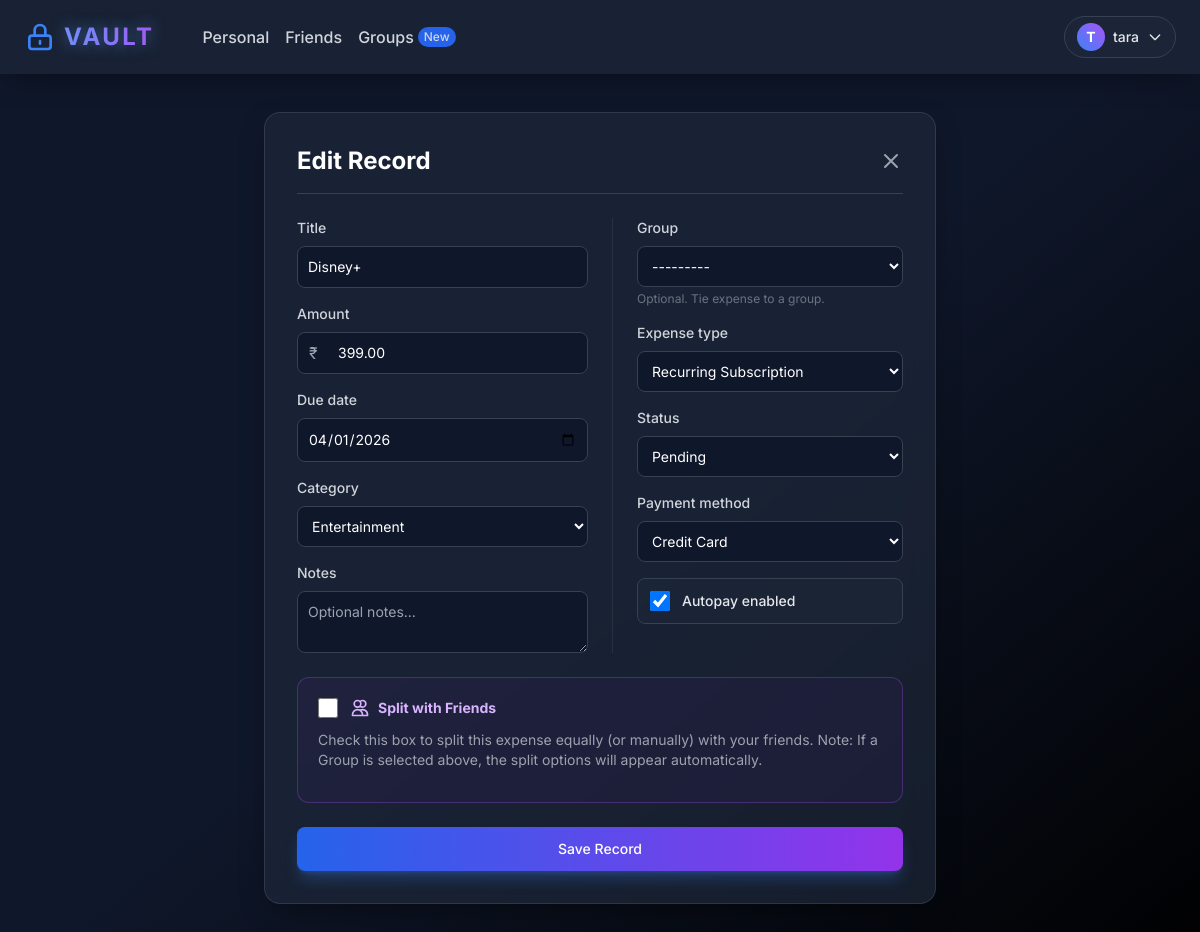
Screenshot of /edit/20/ (signed in) with the database file from the repository.
### Vault/models.py (models this page shows, shortened)
class Expense(models.Model):
    EXPENSE_TYPES = (
        ('One-Time', 'One-Time Payment'),
        ('Subscription', 'Recurring Subscription'),
        ('Bill', 'Monthly Bill'),
    )
    STATUS_CHOICES = (
        ('Paid', 'Paid'),
        ('Pending', 'Pending'),
    )
    CATEGORY_CHOICES = (
        ('Housing', 'Housing'),
        ('Utilities', 'Utilities'),
        ('Grocery', 'Grocery'),
        ('Food', 'Food'),
        ('Transportation', 'Transportation'),
        ('Healthcare', 'Healthcare'),
        ('Entertainment', 'Entertainment'),
        ('Credit Card', 'Credit Card'),
        ('Other', 'Other'),
    )
    PAYMENT_METHODS = (
        ('Credit Card', 'Credit Card'),
        ('Debit Card', 'Debit Card'),
        ('Cash', 'Cash'),
        ('None', 'Not Applicable / Pending'),
    )
    user = models.ForeignKey(User, on_delete=models.CASCADE)
    title = models.CharField(max_length=150, help_text="Recipient or Service Name")
    amount = models.DecimalField(max_digits=10, decimal_places=2)
    due_date = models.DateField()
    category = models.CharField(max_length=50, choices=CATEGORY_CHOICES, default='Other')
    expense_type = models.CharField(max_length=20, choices=EXPENSE_TYPES, default='One-Time')
    status = models.CharField(max_length=20, choices=STATUS_CHOICES, default='Pending')
    payment_method = models.CharField(max_length=20, choices=PAYMENT_METHODS, default='None')
    is_autopay = models.BooleanField(default=False)
    is_cc_bill = models.BooleanField(default=False)
    is_shared = models.BooleanField(default=False)
    paid_by = models.ForeignKey(User, related_name='expenses_paid', null=True, blank=True, on_delete=models.SET_NULL)
    group = models.ForeignKey('ExpenseGroup', related_name='expenses', null=True, blank=True, on_delete=models.SET_NULL)
    notes = models.TextField(blank=True, null=True, help_text="Any additional comments or notes")
    SPLIT_TYPES = (
        ('Equal', 'Equal Split'),
        ('Percentage', 'Percentage (%)'),
        ('Exact', 'Exact Amounts'),
    )
    split_type = models.CharField(max_length=20, choices=SPLIT_TYPES, default='Equal')
    year = models.IntegerField(default=2026)
    month = models.IntegerField(default=1)
    week = models.IntegerField(default=1)

### Vault/views.py (the view, shortened to what this page needs)
# urls.py: path('edit/<int:pk>/', views.edit_expense, name='edit_expense'),
@login_required
def edit_expense(request, pk):
    expense = get_object_or_404(Expense, pk=pk, user=request.user)
    friends_initiated = Friendship.objects.filter(user=request.user, status='Accepted').values_list('friend_id', flat=True)
    friends_received = Friendship.objects.filter(friend=request.user, status='Accepted').values_list('user_id', flat=True)
    friend_ids = list(friends_initiated) + list(friends_received)
    if request.method == 'POST':
        form = ExpenseForm(request.POST, instance=expense, user=request.user)
        if form.is_valid():
            saved_expense = form.save()
            update_cc_bill(request.user, saved_expense.due_date)
            logger.info(f"Updated Expense: {saved_expense.id} by User: {request.user.username}")
            if saved_expense.group:
                SplitTransaction.objects.filter(expense=saved_expense).delete()
                saved_expense.is_shared = True
                saved_expense.save()
                process_splits(saved_expense, request)
            elif saved_expense.is_shared:
                SplitTransaction.objects.filter(expense=saved_expense).delete()
                split_users = form.cleaned_data.get('split_with')
                if split_users:
                    process_splits(saved_expense, request, split_users)
            if saved_expense.group:
                return redirect('group_detail', pk=saved_expense.group.pk)
            return redirect(f'/?year={saved_expense.due_date.year}&month={saved_expense.due_date.month}')
    else: form = ExpenseForm(instance=expense, user=request.user)
    if expense.is_shared and not expense.group:
        split_users = list(set(split.debtor for split in expense.splits.all()))
        form.fields['split_with'].initial = split_users
    import json
    groups_data = {}
    for g in request.user.expense_groups.all():
        groups_data[g.id] = [{'id': m.id, 'username': m.username} for m in g.members.all()]
    friends_queryset = User.objects.filter(id__in=friend_ids)
    friends_data = [{'id': f.id, 'username': f.username} for f in friends_queryset]
    existing_splits = {}
    return render(request, 'Vault/expense_form.html', {
        'form': form,
        'action': 'Edit',
        'groups_data': json.dumps(groups_data),
        'friends_data': json.dumps(friends_data),
        'existing_splits': json.dumps(existing_splits),
        'current_user': json.dumps({'id': request.user.id, 'username': request.user.username})
    })

### Vault/models.py (called while the page is built)
    def __str__(self):
        return self.name

### Vault/templates/Vault/expense_form.html (shortened to what this page needs)
{% extends 'Vault/base.html' %}
{% block content %}
<div class="flex justify-center mb-12">
    <div class="glass-panel p-8 w-full max-w-2xl relative">
        <div class="flex justify-between items-center mb-6 border-b border-gray-700 pb-4">
            <h2 class="text-2xl font-bold text-white">{{ action }} Record</h2>
            <a href="{% url 'dashboard' %}" class="text-gray-400 hover:text-white transition">
                <svg class="w-6 h-6" fill="none" stroke="currentColor" viewBox="0 0 24 24"><path stroke-linecap="round" stroke-linejoin="round" stroke-width="2" d="M6 18L18 6M6 6l12 12"></path></svg>
            </a>
        </div>
        <form method="post" class="space-y-6">
            <div class="grid grid-cols-1 md:grid-cols-2 gap-6">
                <div class="space-y-4">
                    <div>
                        <label class="block mb-2 text-sm font-medium text-gray-300">{{ form.title.label }}</label>
                        {{ form.title }}
                    </div>
                    <div>
                        <label class="block mb-2 text-sm font-medium text-gray-300">{{ form.amount.label }}</label>
                        <div class="relative">
                            <span class="absolute inset-y-0 left-0 flex items-center pl-3 text-gray-400">₹</span>
                            <div class="currency-input">{{ form.amount }}</div>
                        </div>
                    </div>
                    <div>
                        <label class="block mb-2 text-sm font-medium text-gray-300">{{ form.due_date.label }}</label>
                        {{ form.due_date }}
                    </div>
                    <div>
                        <label class="block mb-2 text-sm font-medium text-gray-300">{{ form.category.label }}</label>
                        {{ form.category }}
                    </div>
                    <div>
                        <label class="block mb-2 text-sm font-medium text-gray-300">{{ form.notes.label }}</label>
                        {{ form.notes }}
                    </div>
                </div>
                <div class="space-y-4 border-l border-gray-700/50 pl-0 md:pl-6">
                    <div>
                        <label class="block mb-2 text-sm font-medium text-gray-300">{{ form.group.label }}</label>
                        {{ form.group }}
                        <p class="text-xs text-gray-500 mt-1">Optional. Tie expense to a group.</p>
                    </div>
                    <div>
                        <label class="block mb-2 text-sm font-medium text-gray-300">{{ form.expense_type.label }}</label>
                        {{ form.expense_type }}
                    </div>
                    <div>
                        <label class="block mb-2 text-sm font-medium text-gray-300">{{ form.status.label }}</label>
                        {{ form.status }}
                    </div>
                    <div>
                        <label class="block mb-2 text-sm font-medium text-gray-300">{{ form.payment_method.label }}</label>
                        {{ form.payment_method }}
                    </div>
                    <div class="flex items-center gap-3 bg-vault-800/50 p-3 rounded-lg border border-gray-700 mt-4">
                        {{ form.is_autopay }}
                        <label class="text-sm font-medium text-gray-200 cursor-pointer" for="{{ form.is_autopay.id_for_label }}">Autopay enabled</label>
                    </div>
                </div>
            </div>
            <div class="mt-6 border border-purple-500/30 bg-purple-900/10 p-5 rounded-xl" x-data="{
                shared: document.getElementById('{{ form.is_shared.id_for_label }}').checked,
                hasGroup: document.getElementById('{{ form.group.id_for_label }}').value !== ''
            }">
                <div class="flex items-center gap-3 mb-3">
                    {{ form.is_shared }}
                    <label class="text-sm font-bold text-purple-300 cursor-pointer flex items-center gap-2" for="{{ form.is_shared.id_for_label }}">
                        <svg class="w-5 h-5" fill="none" stroke="currentColor" viewBox="0 0 24 24"><path stroke-linecap="round" stroke-linejoin="round" stroke-width="2" d="M12 4.354a4 4 0 110 5.292M15 21H3v-1a6 6 0 0112 0v1zm0 0h6v-1a6 6 0 00-9-5.197M13 7a4 4 0 11-8 0 4 4 0 018 0z"></path></svg>
                        Split with Friends
                    </label>
                </div>
                <div class="text-sm text-gray-400 mb-3" x-show="!shared && !hasGroup">
                    Check this box to split this expense equally (or manually) with your friends. Note: If a Group is selected above, the split options will appear automatically.
                </div>
            </div>
            <button type="submit" class="w-full text-white bg-gradient-to-r from-blue-600 to-purple-600 hover:from-blue-500 hover:to-purple-500 font-medium rounded-lg text-sm px-5 py-3 text-center shadow-lg shadow-blue-500/30 transition shadow mt-6">Save Record</button>
        </form>
    </div>
</div>
{% endblock %}

### Vault/templates/Vault/base.html (shortened to what this page needs)
<!DOCTYPE html>
<html lang="en" class="dark">
<head>
    <script src="https://cdn.tailwindcss.com"></script>
</head>
<body class="antialiased min-h-screen flex flex-col pt-20 bg-gradient-to-br from-vault-900 via-vault-900 to-black">
    <nav class="fixed top-0 w-full z-50 glass-panel border-b-0 rounded-none border-x-0 border-t-0 px-6 py-4 flex justify-between items-center" x-data="{ userMenu: false }">
        <div class="flex items-center gap-6">
            <a href="{% url 'dashboard' %}" class="text-2xl font-bold tracking-widest text-transparent bg-clip-text bg-gradient-to-r from-blue-400 to-purple-500 glow-text flex items-center gap-2">
                <svg class="w-8 h-8 text-blue-500" fill="none" stroke="currentColor" viewBox="0 0 24 24"><path stroke-linecap="round" stroke-linejoin="round" stroke-width="2" d="M12 15v2m-6 4h12a2 2 0 002-2v-6a2 2 0 00-2-2H6a2 2 0 00-2 2v6a2 2 0 002 2zm10-10V7a4 4 0 00-8 0v4h8z"></path></svg>
            </a>
            {% if user.is_authenticated %}
                <div class="hidden md:flex gap-4 ml-6">
                    <a href="{% url 'dashboard' %}" class="text-gray-300 hover:text-white transition font-medium">Personal</a>
                    <a href="{% url 'friends_dashboard' %}" class="text-gray-300 hover:text-white transition font-medium">Friends</a>
                    <a href="{% url 'groups_dashboard' %}" class="text-gray-300 hover:text-white transition font-medium flex items-center gap-1">Groups <span class="bg-blue-600 text-xs px-1.5 py-0.5 rounded-full">New</span></a>
                </div>
            {% endif %}
        </div>
        <div class="flex items-center gap-4">
            {% if user.is_authenticated %}
                <div class="relative">
                    <button @click="userMenu = !userMenu" @click.away="userMenu = false" class="flex items-center gap-2 text-sm font-medium text-gray-200 hover:text-white transition bg-vault-800/50 px-3 py-1.5 rounded-full border border-gray-700 hover:border-gray-500">
                        <div class="w-7 h-7 rounded-full bg-gradient-to-tr from-blue-500 to-purple-500 flex items-center justify-center text-white font-bold">{{ user.username.0|upper }}</div>
                        <span class="hidden sm:block">{{ user.username }}</span>
                        <svg class="w-4 h-4" fill="none" stroke="currentColor" viewBox="0 0 24 24"><path stroke-linecap="round" stroke-linejoin="round" stroke-width="2" d="M19 9l-7 7-7-7"></path></svg>
                    </button>
                </div>
            {% else %}
                <a href="{% url 'login' %}" class="text-sm font-medium text-gray-300 hover:text-white transition">Sign In</a>
                <a href="{% url 'register' %}" class="text-sm font-medium bg-blue-600 hover:bg-blue-500 text-white px-4 py-2 rounded-full transition shadow-lg shadow-blue-500/30">Get Started</a>
            {% endif %}
        </div>
    </nav>
    <main class="flex-grow container mx-auto px-4 py-8 relative z-10 w-full max-w-7xl">
        {% block content %}{% endblock %}
    </main>
</body>
</html>

### Vault/templates/Vault/base.html (style rules this page uses)
body { font-family: 'Inter', sans-serif; background-color: #0f172a; color: #f8fafc; }
.glass-panel { background: rgba(30, 41, 59, 0.7); backdrop-filter: blur(16px); -webkit-backdrop-filter: blur(16px); border: 1px solid rgba(255, 255, 255, 0.1); border-radius: 1rem; box-shadow: 0 10px 30px -10px rgba(0,0,0,0.5); }
.glow-text { text-shadow: 0 0 15px rgba(96, 165, 250, 0.5); }

### rows the page displays
Expense: title "Disney+", amount "399.00", due_date "04/01/2026", category "Entertainment", group "---------", expense_type "Recurring Subscription", status "Pending", payment_method "Credit Card", is_autopay "☑"

### other values shown
{{ user.username.0|upper }} "T"
{{ user.username }} "tara"
{{ action }} "Edit"
